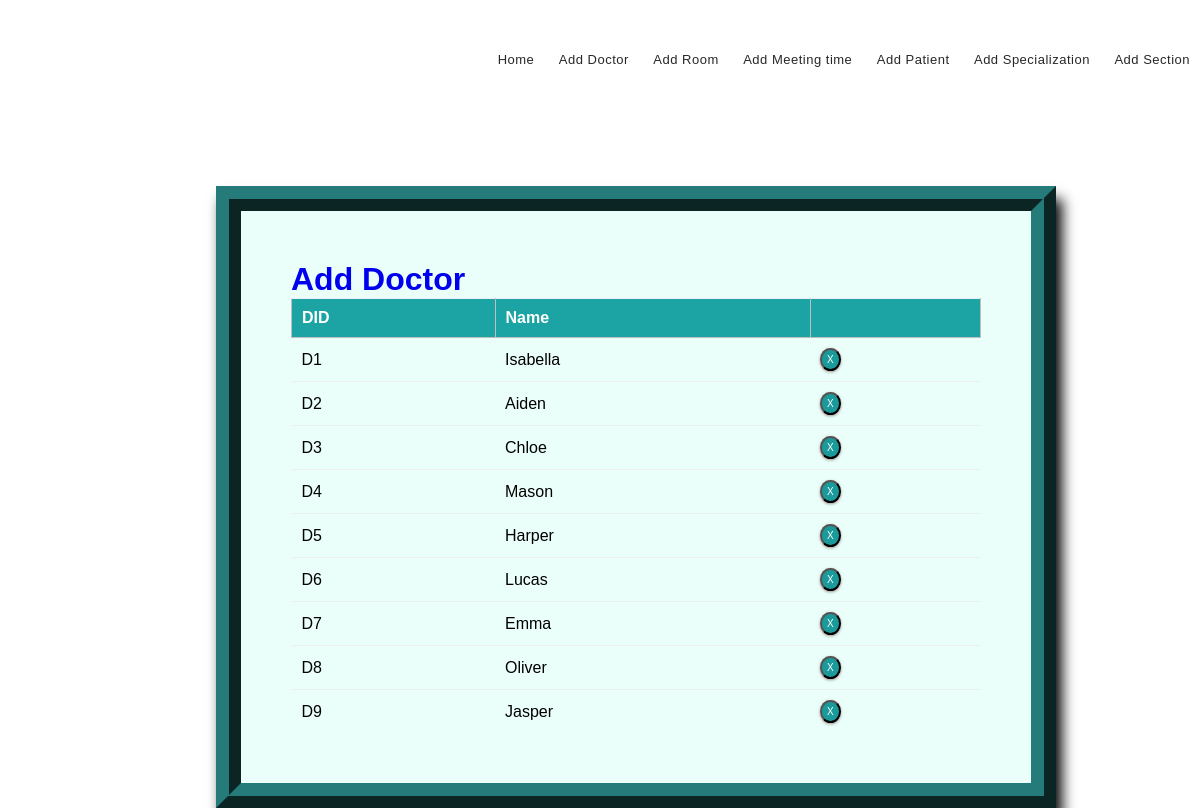
The app's page /instructor_list/ with its own data.
### mm1/models.py (models this page shows, shortened)
class Instructor(models.Model):
    did = models.CharField(max_length=6)
    name = models.CharField(max_length=25)

### mm1/views.py (the view)
# urls.py: path('instructor_list/', views.inst_list_view, name='editinstructor'),
def inst_list_view(request):
    context = {
        'doctors': Instructor.objects.all()
    }
    return render(request, 'instlist.html', context)

### templates/instlist.html (shortened to what this page needs)
{% extends 'base.html' %}
{% block content %}
{% load static %}
<fieldset class="fieldset">
    <a href="{% url 'addinstructor'%}"><h1 class="tablink" onclick="openPage('new')" id="defaultOpen">Add Doctor</h1></a>
    <div class="tabcontent" id="edit">
        <table class="table1">
            <thead>
            <tr class="table-headers">
            <th>DID</th>
            <th>Name</th>
            <th  class="empty"></th>
            </tr>
            </thead>
            <tbody>
            {% for inst in doctors %}
            <tr>
             <td>{{inst.did}}</td>
             <td>{{inst.name}}</td>
             <td class="empty">
                <form action="{% url 'deleteinstructor' inst.id %}" method="post">
                        <input type="submit" value="X" class="cross">
                </form>
             </td>
             </tr>
            {% endfor %}
            </tbody>
        </table>
    </div>
</fieldset>
{% endblock %}

### templates/base.html (shortened to what this page needs)
{% load static %}
<!DOCTYPE html>
<html>
    <head>
        <link rel="stylesheet" type="text/css" href="{% static 'CSS/style.css' %}">
    </head>
    <body>
        <div class="main" >
                <nav>
                	<ul>
                	<li><a href="{% url 'home' %}">Home</a></li>
                	  <li><a href="{% url 'addinstructor' %}">Add Doctor</a></li>
                	  <li><a href="{% url 'addroom' %}">Add Room </a></li>
                	  <li><a href="{% url 'addmeetingtime' %}">Add Meeting time</a></li>
                	  <li><a href="{% url 'addcourse' %}">Add Patient</a></li>
                	  <li><a href="{% url 'adddepartment' %}">Add Specialization</a></li>
                      <li><a href="{% url 'addsection' %}">Add Section</a></li>
                	</ul>
                </nav>
            {% block content %}
            {% endblock %}
         </div>
    </body>
</html>

### static/CSS/style.css (style rules this page uses)
* { margin: 0; padding: 0; box-sizing: border-box; font-family: sans-serif; }
html { scroll-behavior: smooth; }
a { text-decoration: none; }
.main { max-width: 1200px; height: auto; margin: 0 auto; }
nav { width: 100%; height: 100px; background-color: #fff; padding-bottom: 20px; margin-top: 50px; }
nav ul { float: right; }
nav ul li { display: inline-block; list-style: none; }
nav ul li a { text-decoration: none; color: #272727; padding: 35px 10px; font-size: 13px; letter-spacing: 0.5px; }
nav a { transition: 0.4s all; }
.table2 td, th { border: 1px solid rgb(190, 190, 190); padding: 10px 20px; }
.table1 { width: 100%; border-collapse: collapse; text-align: left; overflow: hidden; }
.table1 td, th { border-top: 1px solid #ECF0F1; padding: 10px; }
.table1 th { background-color: #1ca4a4; color: #fff; }
.cross { border-radius: 50%; font-size: 10px; box-shadow: 0px 1px 3px 0px #9e9292; padding: 4px 5px; color: #fff; background-color: #1a9a9a; cursor: pointer; }
.fieldset { margin-top: 3%; margin-left: 18%; margin-right: 12%; padding: 50px; border-width: 25px; border-style: ridge; border-color: #257a7a; box-shadow: 6px 13px 13px 0px black; background-color: #ebfffa; }

### records on screen
Instructor: did "D1", name "Isabella"
Instructor: did "D2", name "Aiden"
Instructor: did "D3", name "Chloe"
Instructor: did "D4", name "Mason"
Instructor: did "D5", name "Harper"
Instructor: did "D6", name "Lucas"
Instructor: did "D7", name "Emma"
Instructor: did "D8", name "Oliver"
Instructor: did "D9", name "Jasper"
